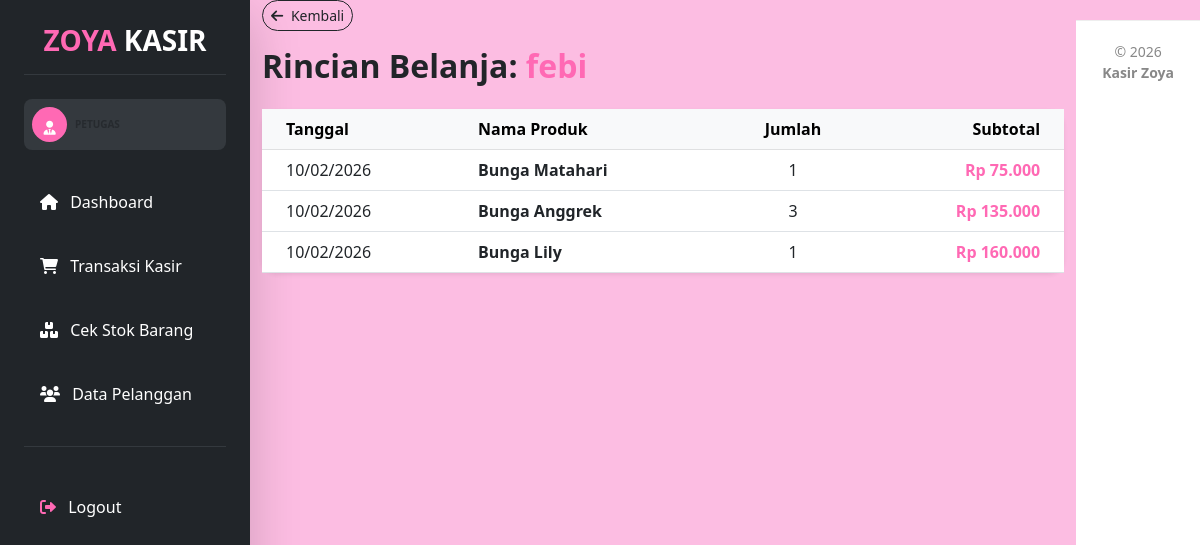
/kasir_zoya/petugas/riwayat_produk.php?id=2, run on the app's committed database.
### tables this page shows
CREATE TABLE `pelanggan` (
  `PelangganID` int(11) NOT NULL,
  `NamaPelanggan` varchar(255) NOT NULL,
  `Alamat` text NOT NULL,
  `No.Telp` varchar(15) NOT NULL
);

CREATE TABLE `detailpenjualan` (
  `DetailID` int(11) NOT NULL,
  `PenjualanID` int(11) NOT NULL,
  `ProdukID` int(11) NOT NULL,
  `JumlahProduk` int(11) NOT NULL,
  `Subtotal` decimal(10,2) NOT NULL
);

CREATE TABLE `penjualan` (
  `PenjualanID` int(11) NOT NULL,
  `TanggalPenjualan` date NOT NULL,
  `TotalHarga` decimal(10,2) NOT NULL,
  `PelangganID` int(11) NOT NULL
);

CREATE TABLE `produk` (
  `ProdukID` int(11) NOT NULL,
  `NamaProduk` varchar(255) NOT NULL,
  `Harga` decimal(10,2) NOT NULL,
  `Stok` int(11) NOT NULL
);

### kasir_zoya/petugas/riwayat_produk.php (the view, shortened to what this page needs)
<?php
include '../config/koneksi.php';
$id_pelanggan = $_GET['id'];
$pelanggan = mysqli_fetch_assoc(mysqli_query($koneksi, "SELECT NamaPelanggan FROM pelanggan WHERE PelangganID = '$id_pelanggan'"));
include '../templates/header.php';
include '../templates/sidebar_petugas.php';
?>
<div class="container-fluid">
    <div class="mb-4">
        <a href="pelanggan.php" class="btn btn-sm btn-outline-dark rounded-pill mb-3">
            <i class="fas fa-arrow-left me-1"></i> Kembali
        </a>
        <h2 class="fw-bold">Rincian Belanja: <span class="text-pink"><?php echo $pelanggan['NamaPelanggan']; ?></span></h2>
    </div>
    <div class="card border-0 shadow-sm" style="border-radius: 15px;">
        <div class="card-body p-0">
            <table class="table table-hover align-middle mb-0">
                <thead class="table-light">
                    <tr>
                        <th class="ps-4">Tanggal</th>
                        <th>Nama Produk</th>
                        <th class="text-center">Jumlah</th>
                        <th class="text-end pe-4">Subtotal</th>
                    </tr>
                </thead>
                <tbody>
                    <?php
                    $query = mysqli_query($koneksi, "SELECT penjualan.TanggalPenjualan, produk.NamaProduk,
                                                    detailpenjualan.JumlahProduk, detailpenjualan.Subtotal
                                                    FROM detailpenjualan
                                                    JOIN penjualan ON detailpenjualan.PenjualanID = penjualan.PenjualanID
                                                    JOIN produk ON detailpenjualan.ProdukID = produk.ProdukID
                                                    WHERE penjualan.PelangganID = '$id_pelanggan'
                                                    ORDER BY penjualan.TanggalPenjualan DESC");
                    while($row = mysqli_fetch_array($query)){
                    ?>
                    <tr>
                        <td class="ps-4"><?php echo date('d/m/Y', strtotime($row['TanggalPenjualan'])); ?></td>
                        <td class="fw-bold"><?php echo $row['NamaProduk']; ?></td>
                        <td class="text-center"><?php echo $row['JumlahProduk']; ?></td>
                        <td class="text-end pe-4 text-pink fw-bold">Rp <?php echo number_format($row['Subtotal'], 0, ',', '.'); ?></td>
                    </tr>
                    <?php } ?>
                </tbody>
            </table>
        </div>
    </div>
</div>
<?php include '../templates/footer.php'; ?>

### kasir_zoya/templates/header.php (shortened to what this page needs)
<!DOCTYPE html>
<html lang="id">
<head>
    <link href="https://cdn.jsdelivr.net/npm/bootstrap@5.3.0/dist/css/bootstrap.min.css" rel="stylesheet">
    <link href="https://cdnjs.cloudflare.com/ajax/libs/font-awesome/6.0.0/css/all.min.css" rel="stylesheet">
</head>
<body>
    <div class="d-flex">

### kasir_zoya/templates/sidebar_petugas.php (shortened to what this page needs)
<aside id="sidebar" class="bg-dark text-white shadow-lg" style="min-width: 250px; min-height: 100vh; transition: all 0.3s;">
    <div class="p-4">
        <div class="text-center mb-4">
            <h3 class="fw-bold text-white"><span class="text-pink">ZOYA</span> KASIR</h3>
            <hr class="border-secondary">
        </div>
        <div class="d-flex align-items-center mb-4 p-2 bg-secondary bg-opacity-25 rounded-3">
            <div class="bg-pink rounded-circle p-2 me-2 text-center" style="width: 35px; height: 35px;">
                <i class="fas fa-user-tie text-white small"></i>
            </div>
            <div class="overflow-hidden">
                <p class="m-0 small text-muted text-uppercase fw-bold" style="font-size: 10px;">Petugas</p>
            </div>
        </div>
        <ul class="nav flex-column gap-2">
            <li class="nav-item">
                <a href="../petugas/dashboard.php" class="nav-link text-white rounded-3 p-3 <?php echo (basename($_SERVER['PHP_SELF']) == 'dashboard.php') ? 'bg-pink shadow-sm active' : 'hover-effect'; ?>">
                    <i class="fas fa-home me-2"></i> Dashboard
                </a>
            </li>
            <li class="nav-item">
                <a href="../petugas/transaksi.php" class="nav-link text-white rounded-3 p-3 <?php echo (basename($_SERVER['PHP_SELF']) == 'transaksi.php') ? 'bg-pink shadow-sm active' : 'hover-effect'; ?>">
                    <i class="fas fa-shopping-cart me-2"></i> Transaksi Kasir
                </a>
            </li>
            <li class="nav-item">
                <a href="../petugas/stok.php" class="nav-link text-white rounded-3 p-3 <?php echo (basename($_SERVER['PHP_SELF']) == 'stok.php') ? 'bg-pink shadow-sm active' : 'hover-effect'; ?>">
                    <i class="fas fa-boxes me-2"></i> Cek Stok Barang
                </a>
            </li>
            <li class="nav-item">
                <a href="../petugas/pelanggan.php" class="nav-link text-white rounded-3 p-3 <?php echo (basename($_SERVER['PHP_SELF']) == 'pelanggan.php') ? 'bg-pink shadow-sm active' : 'hover-effect'; ?>">
                    <i class="fas fa-users me-2"></i> Data Pelanggan
                </a>
            </li>
            <hr class="border-secondary my-3">
            <li class="nav-item">
                <li class="nav-item">
    <a href="javascript:void(0)" onclick="konfirmasiLogoutPetugas()" class="nav-link text-white rounded-3 p-3 hover-danger">
        <i class="fas fa-sign-out-alt me-2 text-pink"></i> Logout
    </a>
</li>
            </li>
        </ul>
    </div>
</aside>

### kasir_zoya/templates/footer.php (shortened to what this page needs)
<footer class="footer">
    &copy; <?php echo date('Y'); ?> <strong>Kasir Zoya</strong>
</footer>
</body>
</html>

### kasir_zoya/templates/header.php (style rules this page uses)
:root { --pink-zoya: #ff69b4; --black-zoya: #212529; --white-zoya: #ffffff; }
body { background-color: #fcbde2; overflow-x: hidden; }
#sidebar { min-width: 250px; max-width: 250px; background-color: var(--black-zoya); color: #fff; min-height: 100vh; transition: all 0.3s; }
#sidebar ul li a { padding: 15px 20px; display: block; color: #adb5bd; text-decoration: none; transition: 0.3s; }
.text-pink { color: var(--pink-zoya) !important; }

### kasir_zoya/templates/sidebar_petugas.php (style rules this page uses)
.text-pink { color: #ff69b4 !important; }
.bg-pink { background-color: #ff69b4 !important; }
.nav-link { transition: all 0.2s ease; font-weight: 500; }

### kasir_zoya/templates/footer.php (style rules this page uses)
.footer { text-align: center; padding: 20px; color: #888; font-size: 14px; background: #fff; border-top: 1px solid #eee; margin-top: 20px; }

### data on the page
pelanggan: NamaPelanggan "febi"
detailpenjualan: PenjualanID.TanggalPenjualan "10/02/2026", ProdukID.NamaProduk "Bunga Matahari", JumlahProduk "1", Subtotal "75.000"
detailpenjualan: PenjualanID.TanggalPenjualan "10/02/2026", ProdukID.NamaProduk "Bunga Anggrek", JumlahProduk "3", Subtotal "135.000"
detailpenjualan: PenjualanID.TanggalPenjualan "10/02/2026", ProdukID.NamaProduk "Bunga Lily", JumlahProduk "1", Subtotal "160.000"
